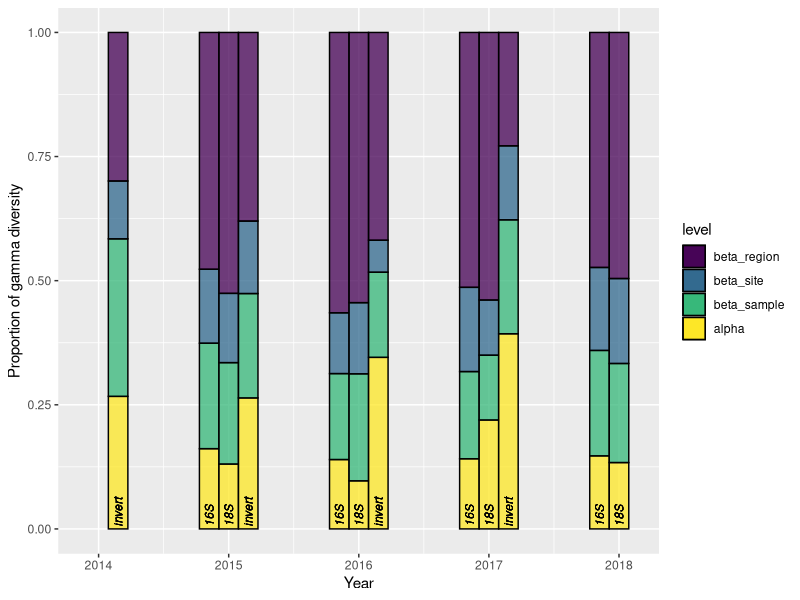
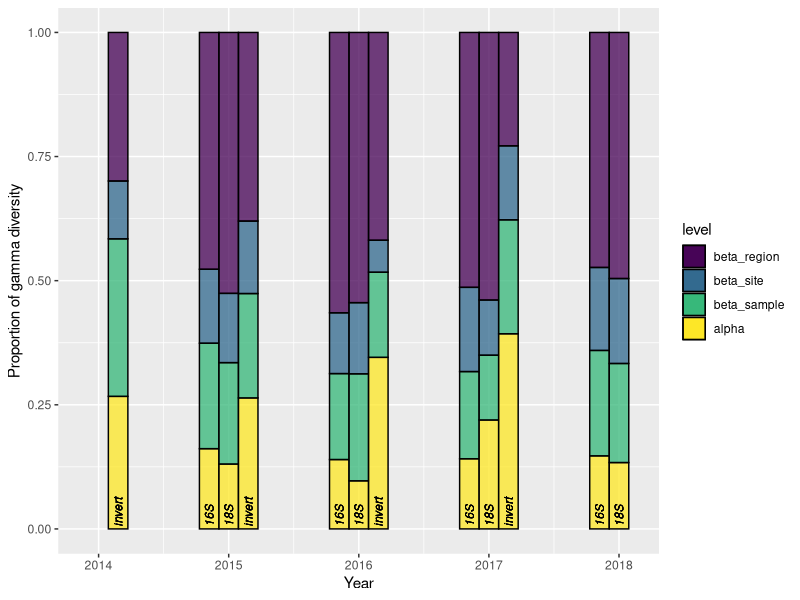
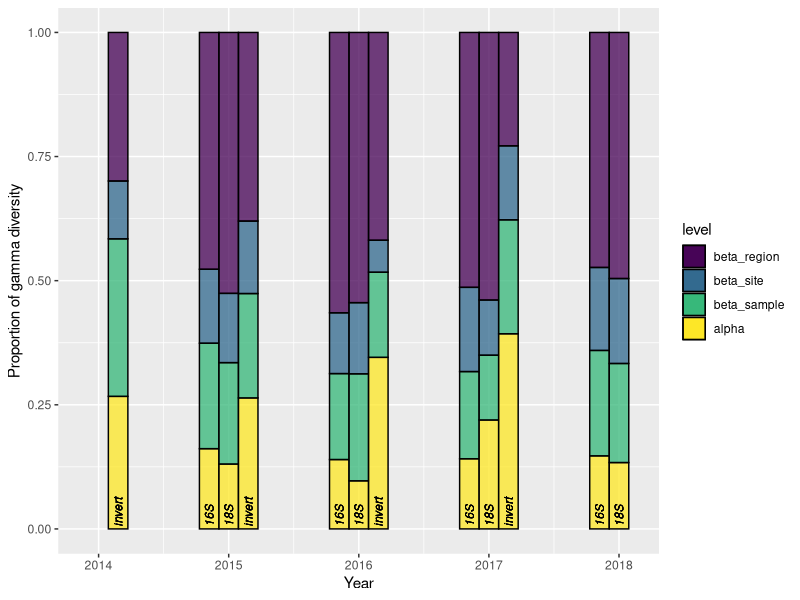

R code for these plots, in order:
###
###




### libraries
library(tidyverse)


## read data
invert <- read_csv("output_data/adipart_invert.csv")
invert$type <- "invert"
m16 <- read_csv("output_data/adipart_16S.csv")
m16$type <- "16S"
m18 <- read_csv("output_data/adipart_18S.csv")
m18$type <- "18S"


## merge
d <- full_join(full_join(m18,m16),invert)
d$level <- factor(d$level, levels=c("beta_region","beta_site","beta_sample","alpha"))

## plot
g1 <- ggplot(d %>% filter(key == "observed" & type=="16S"),
             aes(x=year - 0.15, y=value, fill=level)) +
  geom_bar(stat="identity", width=0.15, col='black',alpha=0.75) + 
  geom_text( aes(y=0.005,label=type), angle=90, hjust=0,size=3,fontface=3 ) +
  scale_x_continuous(limits=c(2013.9,2018.1), labels=2014:2018) +
  labs(x="Year", y="Proportion of gamma diversity") +
  scale_fill_viridis_d()
  # scale_fill_manual( values=rev(c("black","gray25","gray75","whitesmoke")) )
g1 + geom_bar(data=d %>% filter(key == "observed" & type=="18S"),
              aes(x=year + 0, fill=level),
              stat="identity", position="stack", width=0.15, alpha=0.75, col="black") + 
  geom_text( data=d %>% filter(key == "observed" & type=="18S"), aes(x=year+0,y=0.005,label=type), angle=90, hjust=0,size=3,fontface=3 ) +
  geom_bar(data=d %>% filter(key == "observed" & type=="invert"),
              aes(x=year + 0.15, fill=level),
              stat="identity", position="stack", width=0.15, alpha=0.75, col='black') +
  geom_text( data=d %>% filter(key == "observed" & type=="invert"), aes(x=year+0.15,y=0.005,label=type), angle=90, hjust=0,size=3,fontface=3 ) 
ggsave( "figs/adipart_all.svg", width=6, height=4)
ggsave( "figs/adipart_all.png", width=6, height=4)
